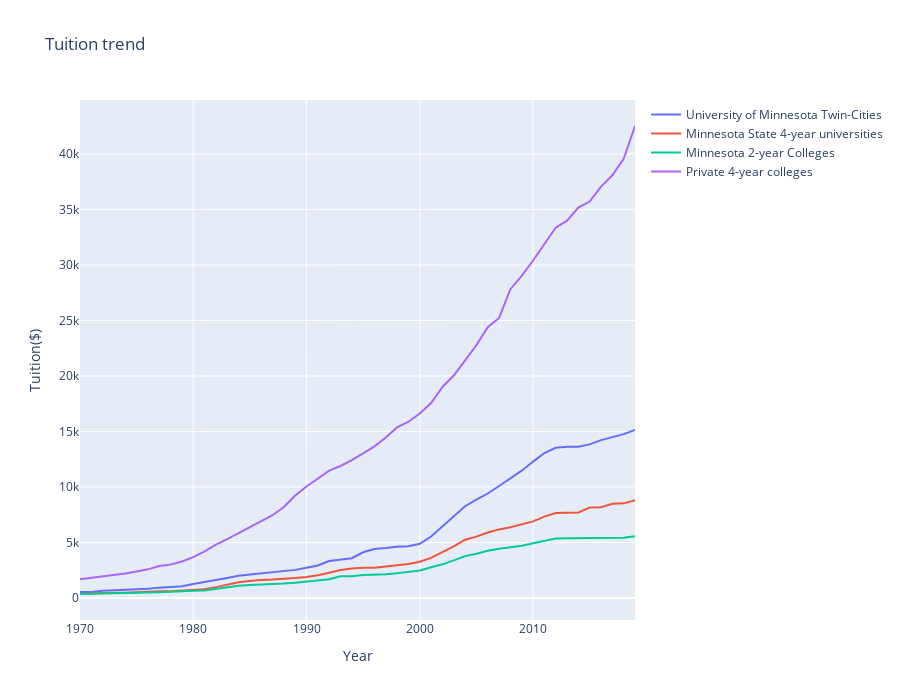

The code cell stored with this chart in its notebook:
### Code cell
import plotly.express as px

# Assuming df is your DataFrame containing the data
fig = px.line(df, x="Year", y=df.columns[1:], title="Tuition trend", labels={'Year': 'Year', 'value': 'Tuition($)'}, width=900, height=700)
fig.update_layout(xaxis_title='Year', yaxis_title='Tuition($)', legend_title='')


fig.show()
fig.write_html("../../../graphs/function/four/four.html")

### Figure 1 — Plotly figure (JSON) as saved in the notebook; plotly's stock layout.template omitted (floating-point values rounded to 4 significant figures)
{"data": [{"hovertemplate": "variable=University of Minnesota Twin-Cities<br>Year=%{x}<br>Tuition($)=%{y}<extra></extra>", "legendgroup": "University of Minnesota Twin-Cities", "line": {"color": "#636efa", "dash": "solid"}, "marker": {"symbol": "circle"}, "mode": "lines", "name": "University of Minnesota Twin-Cities", "orientation": "v", "showlegend": true, "type": "scatter", "x": [1970, 1971, 1972, 1973, 1974, 1975, 1976, 1977, 1978, 1979, 1980, 1981, 1982, 1983, 1984, 1985, 1986, 1987, 1988, 1989, 1990, 1991, 1992, 1993, 1994, 1995, 1996, 1997, 1998, 1999, 2000, 2001, 2002, 2003, 2004, 2005, 2006, 2007, 2008, 2009, 2010, 2011, 2012, 2013, 2014, 2015, 2016, 2017, 2018, 2019], "xaxis": "x", "y": [522, 525, 641, 683, 714, 752, 819, 927, 994, 1060, 1250, 1406, 1608, 1792, 1992, 2109, 2205, 2331, 2459, 2527, 2728, 2923, 3326, 3421, 3583, 4113, 4410, 4503, 4621, 4650, 4877, 5536, 6430, 7344, 8263, 8855, 9410, 10084, 10756, 11466, 12288, 13062, 13526, 13620, 13626, 13840, 14224, 14488, 14760, 15142], "yaxis": "y"}, {"hovertemplate": "variable=Minnesota State 4-year universities<br>Year=%{x}<br>Tuition($)=%{y}<extra></extra>", "legendgroup": "Minnesota State 4-year universities", "line": {"color": "#EF553B", "dash": "solid"}, "marker": {"symbol": "circle"}, "mode": "lines", "name": "Minnesota State 4-year universities", "orientation": "v", "showlegend": true, "type": "scatter", "x": [1970, 1971, 1972, 1973, 1974, 1975, 1976, 1977, 1978, 1979, 1980, 1981, 1982, 1983, 1984, 1985, 1986, 1987, 1988, 1989, 1990, 1991, 1992, 1993, 1994, 1995, 1996, 1997, 1998, 1999, 2000, 2001, 2002, 2003, 2004, 2005, 2006, 2007, 2008, 2009, 2010, 2011, 2012, 2013, 2014, 2015, 2016, 2017, 2018, 2019], "xaxis": "x", "y": [379, 416, 453, 458, 458, 519, 545, 596, 608, 648, 714, 776, 974, 1216, 1402, 1519, 1626, 1653, 1695, 1790, 1889, 2041, 2276, 2521, 2641, 2721, 2730, 2810, 2944, 3064, 3258, 3604, 4088, 4636, 5242, 5521, 5895, 6175, 6373, 6639, 6895, 7323, 7658, 7681, 7704, 8139, 8179, 8484, 8521, 8807], "yaxis": "y"}, {"hovertemplate": "variable=Minnesota 2-year Colleges<br>Year=%{x}<br>Tuition($)=%{y}<extra></extra>", "legendgroup": "Minnesota 2-year Colleges", "line": {"color": "#00cc96", "dash": "solid"}, "marker": {"symbol": "circle"}, "mode": "lines", "name": "Minnesota 2-year Colleges", "orientation": "v", "showlegend": true, "type": "scatter", "x": [1970, 1971, 1972, 1973, 1974, 1975, 1976, 1977, 1978, 1979, 1980, 1981, 1982, 1983, 1984, 1985, 1986, 1987, 1988, 1989, 1990, 1991, 1992, 1993, 1994, 1995, 1996, 1997, 1998, 1999, 2000, 2001, 2002, 2003, 2004, 2005, 2006, 2007, 2008, 2009, 2010, 2011, 2012, 2013, 2014, 2015, 2016, 2017, 2018, 2019], "xaxis": "x", "y": [353, 386, 386, 420, 420, 461, 495, 518, 540, 574, 638, 675, 821, 1013, 1103, 1170, 1193, 1238, 1305, 1373, 1474, 1598, 1688, 1950, 1954, 2066, 2079, 2126, 2233, 2343, 2480, 2757, 3026, 3382, 3769, 3984, 4255, 4432, 4548, 4708, 4919, 5173, 5358, 5373, 5370, 5391, 5358, 5413, 5419, 5557], "yaxis": "y"}, {"hovertemplate": "variable=Private 4-year colleges<br>Year=%{x}<br>Tuition($)=%{y}<extra></extra>", "legendgroup": "Private 4-year colleges", "line": {"color": "#ab63fa", "dash": "solid"}, "marker": {"symbol": "circle"}, "mode": "lines", "name": "Private 4-year colleges", "orientation": "v", "showlegend": true, "type": "scatter", "x": [1970, 1971, 1972, 1973, 1974, 1975, 1976, 1977, 1978, 1979, 1980, 1981, 1982, 1983, 1984, 1985, 1986, 1987, 1988, 1989, 1990, 1991, 1992, 1993, 1994, 1995, 1996, 1997, 1998, 1999, 2000, 2001, 2002, 2003, 2004, 2005, 2006, 2007, 2008, 2009, 2010, 2011, 2012, 2013, 2014, 2015, 2016, 2017, 2018, 2019], "xaxis": "x", "y": [1671, 1795, 1933, 2029, 2203, 2382, 2576, 2882, 2999, 3284, 3674, 4193, 4799, 5295, 5841, 6385, 6922, 7453, 8189, 9230, 10044, 10774, 11467, 11890, 12412, 13031, 13663, 14450, 15381, 15883, 16624, 17569, 19014, 20043, 21467, 22782, 24400, 25237, 27829, 29023, 30411, 31862, 33373, 34000, 35177, 35726, 37075, 38087, 39567, 42533], "yaxis": "y"}], "layout": {"height": 700, "legend": {"title": {"text": ""}, "tracegroupgap": 0}, "title": {"text": "Tuition trend"}, "width": 900, "xaxis": {"anchor": "y", "domain": [0, 1], "title": {"text": "Year"}}, "yaxis": {"anchor": "x", "domain": [0, 1], "title": {"text": "Tuition($)"}}}}
